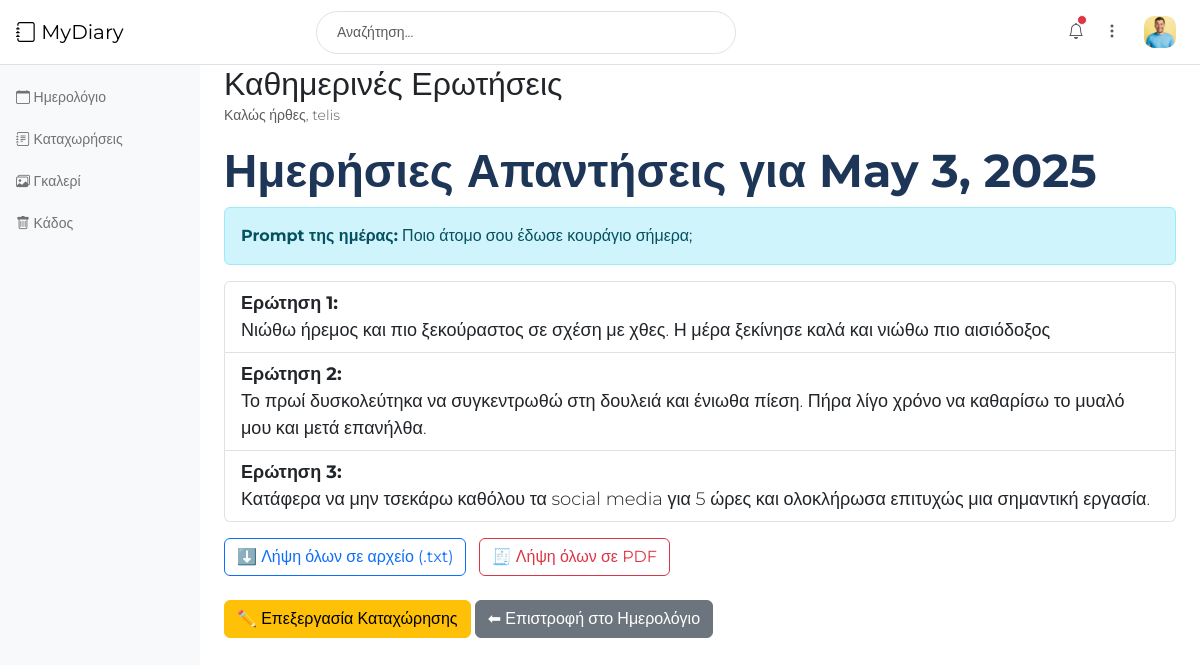
Page /answers/2025-05-03/ (signed in) on the committed database.
### diary/models.py (models this page shows)
class JournalAnswer(models.Model):
    user = models.ForeignKey(User, on_delete=models.CASCADE)
    date = models.DateField()
    question_number = models.PositiveSmallIntegerField()
    answer = models.TextField()
    class Meta:
        unique_together = ('user', 'date', 'question_number')

### diary/views.py (the view)
# urls.py: path('answers/<str:date>/', views.daily_answers_view, name='daily_answers'),
@login_required
def daily_answers_view(request, date):
    date_obj = datetime.strptime(date, "%Y-%m-%d").date()
    answers = JournalAnswer.objects.filter(user=request.user, date=date_obj).order_by('question_number')
    prompt_seed = int(date_obj.strftime("%Y%m%d"))
    random.seed(prompt_seed)
    prompt = get_daily_prompt()
    return render(request, 'diary/daily_answers.html', {
        'date': date_obj,
        'answers': answers,
        'prompt': prompt
    })

### diary/prompts_loader.py (called while the page is built)
def get_daily_prompt():
    try:
        with open(PROMPTS_PATH, 'r', encoding='utf-8') as f:
            prompts = json.load(f)
        if not prompts:
            return None
        today = date.today().strftime("%Y%m%d")
        random.seed(int(today))
        return random.choice(prompts)
    except Exception as e:
        return None

### diary/templates/diary/daily_answers.html (shortened to what this page needs)
{% extends 'diary/base.html' %}
{% block content %}
  <h2>Ημερήσιες Απαντήσεις για {{ date }}</h2>
  {% if prompt %}
    <div class="alert alert-info">
      <strong>Prompt της ημέρας:</strong> {{ prompt }}
    </div>
  {% endif %}
  {% if answers %}
    <ul class="list-group">
        {% for ans in answers %}
        <li class="list-group-item">
          <strong>Ερώτηση {{ ans.question_number }}:</strong><br>
          {{ ans.answer }}
        </li>
      {% endfor %}
      </ul>
      <div class="mt-3">
        <a href="{% url 'export_answers_txt' date=date %}" class="btn btn-outline-primary">
          ⬇️ Λήψη όλων σε αρχείο (.txt)
        </a>
        <a href="{% url 'export_answers_pdf' date=date %}" class="btn btn-outline-danger ms-2">
          🧾 Λήψη όλων σε PDF
        </a>
      </div>
  {% else %}
    <p>Δεν υπάρχουν απαντήσεις για αυτή την ημέρα.</p>
  {% endif %}
  <div class="mt-4">
    <a href="{% url 'entry_view' date %}" class="btn btn-warning">✏️ Επεξεργασία Καταχώρησης</a>
    <a href="{% url 'calendar' %}" class="btn btn-secondary">⬅ Επιστροφή στο Ημερολόγιο</a>
  </div>
{% endblock %}

### diary/templates/diary/base.html (shortened to what this page needs)
{% load static %}
<!DOCTYPE html>
<html lang="el">
<head>
  <link href="https://cdn.jsdelivr.net/npm/bootstrap@5.3.3/dist/css/bootstrap.min.css" rel="stylesheet">
  <link rel="stylesheet" href="{% static 'css/bootstrap-icons.css' %}">
  <link rel="stylesheet" href="{% static 'css/tooplate-mini-finance.css' %}">
  <link rel="stylesheet" href="{% static 'css/styles.css' %}">
  <link rel="stylesheet" href="https://cdn.jsdelivr.net/npm/fullcalendar@6.1.8/main.min.css">
</head>
<body>
{% block header %}
<header class="navbar sticky-top flex-md-nowrap">
  <div class="col-md-3 col-lg-3 me-0 px-3 fs-6">
    <a class="navbar-brand" href="{% url 'index' %}">
      <i class="bi-journal"></i> MyDiary
    </a>
  </div>
  <form class="custom-form header-form ms-lg-3 me-lg-auto" action="#" method="get">
    <input class="form-control" name="search" type="text" placeholder="Αναζήτηση..." aria-label="Search">
  </form>
  {% if user.is_authenticated %}
  <div class="navbar-nav me-lg-2">
    <div class="nav-item text-nowrap d-flex align-items-center">
      <div class="dropdown ps-3">
        <a class="nav-link dropdown-toggle text-center" href="#" role="button" data-bs-toggle="dropdown" aria-expanded="false" id="navbarLightDropdownMenuLink">
          <i class="bi-bell"></i>
          <span class="position-absolute start-100 translate-middle p-1 bg-danger border border-light rounded-circle">
          </span>
        </a>
      </div>
      <div class="dropdown ps-1">
        <a class="nav-link dropdown-toggle text-center" href="#" role="button" data-bs-toggle="dropdown" aria-expanded="false">
            <i class="bi-three-dots-vertical"></i>
        </a>
    </div>
      <div class="dropdown px-3">
        <a class="nav-link dropdown-toggle" href="#" role="button" data-bs-toggle="dropdown" aria-expanded="false">
          <img src="{% static 'images/medium-shot-happy-man-smiling.jpg' %}" class="profile-image img-fluid" alt="">
        </a>
      </div>
    </div>
  </div>
  {% endif %}
</header>
{% endblock %}
<div class="container-fluid">
  <div class="row">
    <nav id="sidebarMenu" class="col-md-3 col-lg-2 d-md-block bg-light sidebar collapse">
      <div class="position-sticky pt-3">
        <ul class="nav flex-column">
          <li class="nav-item"><a class="nav-link" href="{% url 'calendar' %}"><i class="bi-calendar"></i> Ημερολόγιο</a></li>
          <li class="nav-item"><a class="nav-link" href="{% url 'my_entries' %}"><i class="bi-journal-text"></i> Καταχωρήσεις</a></li>
          <li class="nav-item">
            <a class="nav-link" href="{% url 'gallery' %}">
              <i class="bi bi-images"></i> Γκαλερί
            </a>
          </li>
          <li class="nav-item"><a class="nav-link" href="{% url 'trash' %}"><i class="bi-trash"></i> Κάδος</a></li>
        </ul>
      </div>
    </nav>
    <main class="col-md-9 ms-sm-auto col-lg-10 px-md-4">
      <div class="title-group mb-3">
        <h1 class="h2 mb-0">Καθημερινές Ερωτήσεις</h1>
        <small class="text-muted">Καλώς ήρθες, {{ request.user.username }}</small>
      </div>
      {% block content %}{% endblock %}
    </main>
  </div>
</div>
</body>
</html>

### static/css/tooplate-mini-finance.css (style rules this page uses)
:root { --white-color: #ffffff; --primary-color: #E63946; --secondary-color: #F1FAEE; --section-bg-color: #ececec; --primary-bg-color: #E63946; --custom-btn-bg-color: #A8DADC; --custom-btn-bg-hover-color: #1D3557; --heading-color: #1D3557; --dark-color: #000000; --p-color: #717275; --border-color: #e0e0e5; --link-hover-color: #E63946; --body-font-family: 'Unbounded'; --h1-font-size: 74px; --h2-font-size: 46px; --h3-font-size: 32px; --h4-font-size: 28px; --h5-font-size: 24px; --h6-font-size: 22px; --p-font-size: 18px; --menu-font-size: 14px; --btn-font-size: 12px; --copyright-font-size: 10px; --border-radius-large: 100px; --border-radius-medium: 20px; --border-radius-small: 10px; --font-weight-light: 300; --font-weight-normal: 400; --font-weight-bold: 700; }
body { background-color: var(--white-color); font-family: var(--body-font-family); }
h2, h3, h4, h5, h6 { color: var(--heading-color); }
h1, h2, h3, h4, h5, h6 { font-weight: var(--font-weight-bold); }
h1 { font-size: var(--h1-font-size); }
h2 { font-size: var(--h2-font-size); }
ul li { color: var(--p-color); font-size: var(--p-font-size); font-weight: var(--font-weight-light); }
a, button { touch-action: manipulation; transition: all 0.3s; }
a { display: inline-block; color: var(--primary-color); text-decoration: none; }
b, strong { font-weight: var(--font-weight-bold); }
.title-group small { font-weight: var(--font-weight-light); }
.profile-image { border-radius: var(--border-radius-small); width: 32px; height: 32px; object-fit: cover; }
.sidebar { background: var(--white-color); position: fixed; top: 0; bottom: 0; left: 0; z-index: 100; padding: 58px 0 0; }
.navbar { background: var(--white-color); border-bottom: 1px solid var(--border-color); padding-top: 8px; padding-bottom: 8px; }
.navbar .nav-link { position: relative; }
.navbar .header-form { width: 35%; }
.navbar .header-form .form-control { margin-bottom: 0; }
.navbar .dropdown-toggle::after { display: none; }
.dropdown-toggle { width: 32px; }
.dropdown-toggle .start-100 { top: 8px; left: 68%!important; }
#sidebarMenu .nav { flex-wrap: inherit; }
#sidebarMenu .nav-link { border-radius: var(--border-radius-small); color: var(--p-color); font-size: var(--menu-font-size); display: inline-block; position: relative; margin-top: 5px; }
.custom-form .form-control { color: var(--p-color); border-radius: var(--border-radius-large); font-size: var(--menu-font-size); margin-bottom: 24px; padding: 10px 20px; outline: none; transition: all 0.3s; }
@media screen and (max-width: 1200px) { h1 { font-size: 62px; } }

### static/css/styles.css (style rules this page uses)
body { font-family: "Montserrat", sans-serif; }

### rows in the picture
JournalAnswer: question_number "1", answer "Νιώθω ήρεμος και πιο ξεκούραστος σε σχέση με χθες. Η μέρα ξεκίνησε καλά και νιώθω πιο αισιόδοξος"
JournalAnswer: question_number "2", answer "Το πρωί δυσκολεύτηκα να συγκεντρωθώ στη δουλειά και ένιωθα πίεση. Πήρα λίγο χρόνο να καθαρίσω το μυαλό μου και μετά επανήλθα."
JournalAnswer: question_number "3", answer "Κατάφερα να μην τσεκάρω καθόλου τα social media για 5 ώρες και ολοκλήρωσα επιτυχώς μια σημαντική εργασία."

### other values in the picture
{{ request.user.username }} "telis"
{{ date }} "May 3, 2025"
{{ prompt }} "Ποιο άτομο σου έδωσε κουράγιο σήμερα;"
